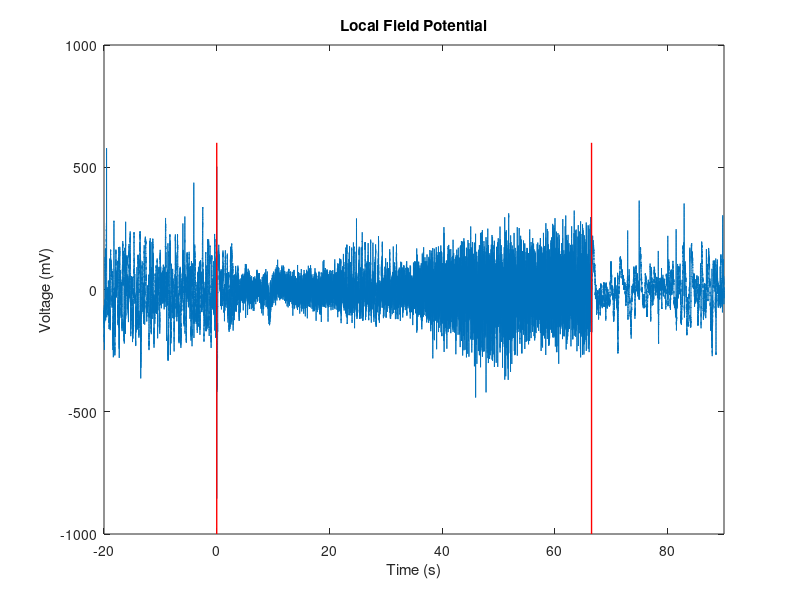

This figure's MATLAB source: (Note: this script raises an error after producing the figure.)


function TruccoloData
%import Data
load MG29S1.mat;
L=length(LFP);
y=LFP;
x=t;

%Plot
figure
plot(x,y);
hold on;
title('Local Field Potential');
xlabel('Time (s)');
ylabel('Voltage (mV)');

%Plot Beginning and End of Seizure
plot([0,0], [-1000 600], 'r','LineWidth',1)
plot([66.5,66.5], [-1000 600], 'r','LineWidth',1)
xlim([-20,90]);
hold off

fft()


end